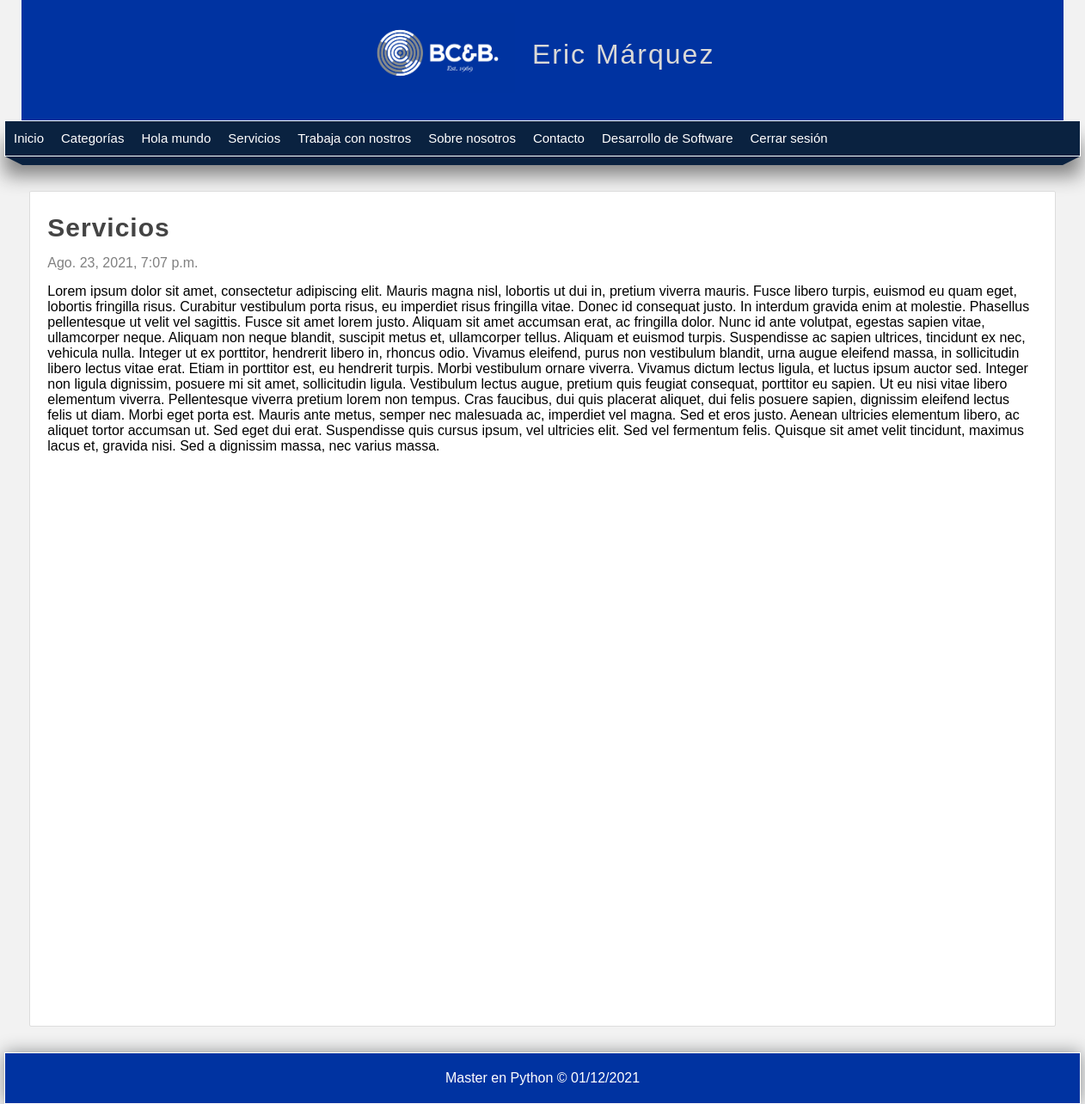
The page /pagina/servicios (signed in) on the database its author committed.
### pages/models.py (models this page shows, shortened)
class Page(models.Model):
    title = models.CharField(max_length=50, verbose_name ="Título")
    content = RichTextField(verbose_name="Contenido")
    slug = models.CharField(unique=True, max_length=150,verbose_name="URL amigable")
    visible = models.BooleanField(verbose_name="¿Visible?")
    order = models.IntegerField(default = 0, verbose_name="Orden")
    created_at = models.DateTimeField(auto_now_add=True, verbose_name="Creado el")
    updated_at = models.DateTimeField(auto_now=True, verbose_name="Actualizado el")
    class Meta:
        verbose_name = "Página"
        verbose_name_plural = "Páginas"

### pages/views.py (the view)
# urls.py: path('pagina/<str:slug>', views.page, name="page")
@login_required(login_url="login")
def page(request, slug):
    page = Page.objects.get(slug=slug)
    return render(request, "pages/page.html", {
        "page": page
    })

### blog/processor.py (called while the page is built)
def get_categories(request):
    categories_in_use = Article.objects.filter(public=True).values_list('categories', flat=True)
    categories = Category.objects.filter(id__in=categories_in_use).values_list('id', 'name')
    return {
        'categories':categories,
        'ids':categories_in_use
    }

### pages/context_processors.py (called while the page is built)
def get_pages(request):
    pages = Page.objects.filter(visible = True).order_by('order').values_list('id','title','slug')
    return {
        'pages': pages
    }

### pages/templates/pages/page.html (shortened to what this page needs)
{% extends 'layouts/layout.html' %}
{% block content %}
    <h1 class="title">{{page.title}}</h1>
    <span class="date">{{page.created_at}}</span>
    <p class="content">
        {{page.content|safe}}
    </p>
{% endblock %}

### mainapp/templates/layouts/layout.html (shortened to what this page needs)
<!DOCTYPE html>
<html lang="es">
<head>
    {% load static %}
    <link rel="stylesheet" type="text/css" href="{% static 'css/styles.css' %}"/>
</head>
<body>
    <header>
        <div id="logotipo">
            <img src="{% static 'images/BCB.jpg' %}"/>
            <h1>Eric Márquez</h1>
        </div>
    </header>
    <nav>
        <ul>
            <li>
                <a href="{% url 'index' %}">Inicio</a>
            </li>
            {% if user.email %}
                <li>
                    <a href="{% url 'Listado_articulos' %}">Categorías</a>
                </li>
                {% for page in pages%}
                    <li>
                        <a href="{% url 'page' page.2 %}">{{page.1}}</a>
                    </li>
                {% endfor %}
            <li>
                <a href="{% url 'logout' %}">Cerrar sesión</a>
            </li>
            {% endif %}
        </ul>
    </nav>
    <div class="barra">
        <span class="esquina-izquierda"></span>
        <span class="relleno-barra"></span>
        <span class="esquina-derecha"></span>
    </div>
    <div id="content">
        <div class="box">
            {%block content%}{%endblock%}
        </div>
    </div>
    <footer>
        Master en Python &copy;  {% now "d/m/Y"  %}
    </footer>
</body>
</html>

### mainapp/static/css/styles.css (style rules this page uses)
* { margin: 0px; padding: 0px; font-family:Arial, Helvetica, sans-serif; text-decoration: none; }
.box p, .box h2, .box h3, .box ul { margin-top: 8px; margin-bottom: 8px; }
body { background-color: #f2f2f2; }
header { width: 1212px; height: 140px; background-color: #0033a1; margin: 0 auto; }
#logotipo { width: 35%; height: 130px; margin: 0 auto; padding-top: 10px; }
#logotipo img { display: block; width: 180px; float: left; margin-top: 5px; }
#logotipo h1 { display: block; float: left; margin-top: 35px; margin-left: 20px; letter-spacing: 2px; font-weight: lighter; color: #dad9d7 }
nav { width: 1250px; height: 40px; margin: 0 auto; background-color: #0a2240 ; border: 1px solid #fcfcfd; box-shadow: 0px 22px 22px gray; font-size: 15px; }
nav > ul { list-style: none; text-decoration: none; }
nav > ul > li { line-height: 40px; float: left; }
nav > ul > li > a { display: block; padding-left: 10px; padding-right: 10px; color: white; }
.barra { width: 1250px; margin: 0 auto; }
.esquina-izquierda { display: block; border-left: 20px solid transparent; border-top: 10px solid #0a2240; float:left; }
.esquina-derecha { display: block; border-right: 20px solid transparent; border-top: 10px solid #0a2240; float:right; }
.relleno-barra { display: block; width: 1210px; height: 10px; background: #0a2240; float:left; }
#content { width: 1212px; min-height: 930px; margin: 0 auto; margin-bottom: 30px; margin-top: 40px; }
.box { background: white; width:95%; min-height: 930px; padding: 20px; border: 1px solid #ddd; border-radius: 2px; margin: 0 auto; }
.title { color: #444; letter-spacing: 1px; font-size: 30px; margin-bottom: 10px; margin-top: 5px; }
.date { display: block; margin-top: 15px; margin-bottom: 15px; color: gray; }
.content { line-height: 25px; }
footer { width: 1250px; background-color: #0033a1; border: 1px solid #fcfcfd; color: #ffffff; text-align: center; margin: 0 auto; padding-top: 20px; padding-bottom: 20px; box-shadow: 0px 0px 20px #898c8d; }

### rows shown on the page
Page: title "Hola mundo"
Page: title "Servicios", created_at "Ago. 23, 2021, 7:07 p.m.", content "Lorem ipsum dolor sit amet, consectetur adipiscing elit. Mauris magna nisl, lobortis ut dui in, pretium viverra mauris. Fusce libero turpis, euismod eu quam eget, lobortis fringilla risus. Curabitur vestibulum porta risus, eu imperdiet risus fringilla vitae. Donec id consequat justo. In interdum gravida enim at molestie. Phasellus pellentesque ut velit vel sagittis. Fusce sit amet lorem justo. Aliquam sit amet accumsan erat, ac fringilla dolor. Nunc id ante volutpat, egestas sapien vitae, ullamcorper neque. Aliquam non neque blandit, suscipit metus et, ullamcorper tellus. Aliquam et euismod turpis. Suspendisse ac sapien ultrices, tincidunt ex nec, vehicula nulla. Integer ut ex porttitor,…"
Page: title "Trabaja con nostros"
Page: title "Sobre nosotros"
Page: title "Contacto"
Page: title "Desarrollo de Software"
